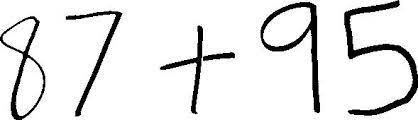
#> input picture Photo/testImage.jpg, 418 x 120 px
$ python -i character_detection.py   (imports and definitions only)   (older library calls are emulated)
#> lines starting #> are read from the running program, lines starting #| are printed output that depends on the picture; after the words box and inside, x2 and y2 are one past the last pixel; in counts of white or black regions, pixels touching at a corner belong together
import cv2
import numpy as np
from skimage.morphology import skeletonize
import matplotlib.pyplot as plt

IMG_SIZE = 100
LARGEST_NUMBER_OF_SYMBOLS = 20
SCALSIZE = 1


def read_img_and_convert_to_binary(filename):
#> called with filename = '../Photo/testImage.jpg'
    original_img = cv2.imread(filename)
#> original_img is the input picture: shape (120, 418, 3); min 0, max 255, mean 229
    original_img = cv2.resize(original_img,
                              (np.int(original_img.shape[1]/SCALSIZE), np.int(original_img.shape[0]/SCALSIZE)),
                              interpolation=cv2.INTER_AREA)
    blur = cv2.GaussianBlur(original_img, (5, 5), 0)
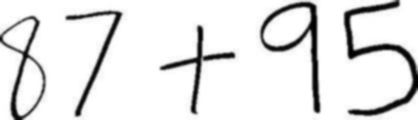
#> blur: shape (120, 418, 3); min 0, max 255, mean 229
    img_gray = cv2.cvtColor(blur, cv2.COLOR_BGR2GRAY)
    kernel = np.ones((3, 3), np.uint8)
    opening = cv2.morphologyEx(img_gray, cv2.MORPH_OPEN, kernel)

    kernel2 = np.ones((3, 3), np.uint8)
    opening = cv2.dilate(opening, kernel2, iterations=1)
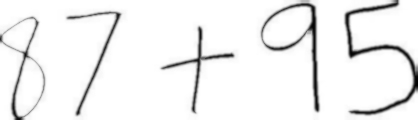
#> opening: shape (120, 418); min 2, max 255, mean 240.1
    # Otsu's thresholding after Gaussian filtering
    blur = cv2.GaussianBlur(opening, (13, 13), 0)
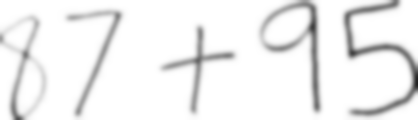
#> blur: shape (120, 418); min 32, max 255, mean 240.1
    ret, binary_img = cv2.threshold(blur, 0, 1, cv2.THRESH_BINARY_INV+cv2.THRESH_OTSU)
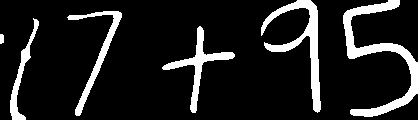
#> binary_img: shape (120, 418); values 0 (black) and 1 (white), 12.6% white; 6 white regions, box (x1, y1, x2, y2) and area: (343, 0, 418, 117) 2093, (261, 0, 321, 113) 1600, (162, 26, 235, 113) 1025, (67, 11, 122, 116) 908, (10, 18, 39, 120) 633, (0, 34, 4, 44) 37
#> ret = 207
    return original_img, binary_img


# [86 lines left out: functions extract_img, binary_img_segment, test_image_extraction, preprocess_image_for_network, not called in this run]


# test_image_extraction()

>>> result = read_img_and_convert_to_binary('../Photo/testImage.jpg')

$ run again, on Photo/model.png
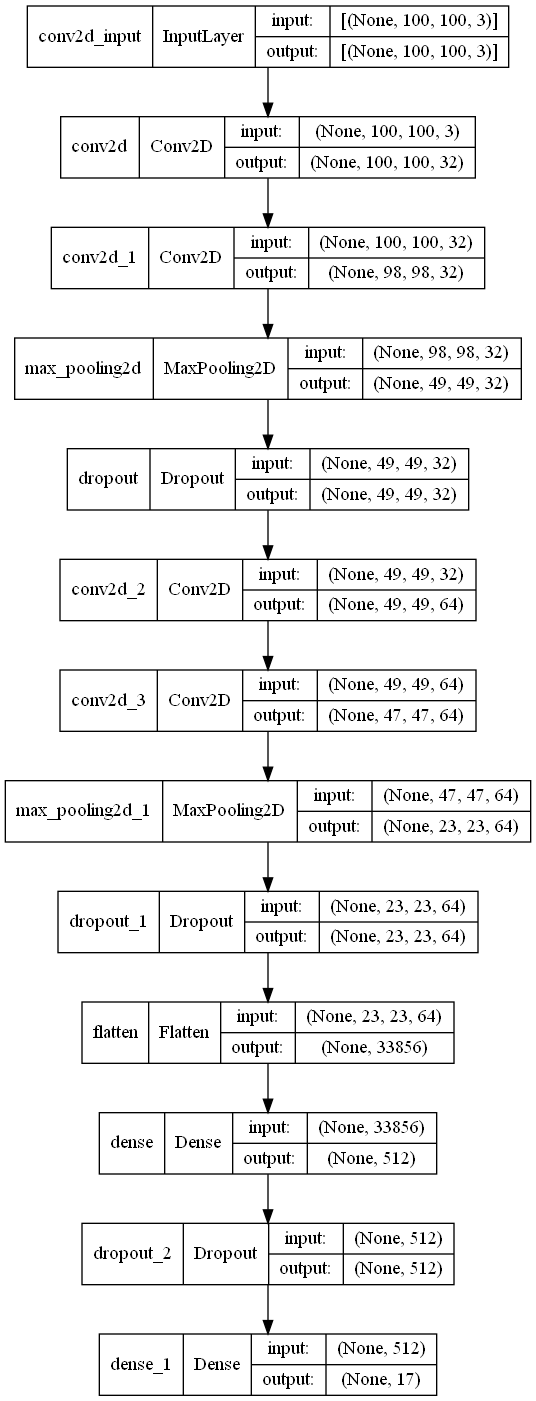
#> input picture Photo/model.png, 536 x 1401 px
#> in read_img_and_convert_to_binary, original_img is the input picture: shape (1401, 536, 3); min 0, max 255, mean 239.1
#> in read_img_and_convert_to_binary, `opening = cv2.dilate(opening, kernel2, iterations=1)`:
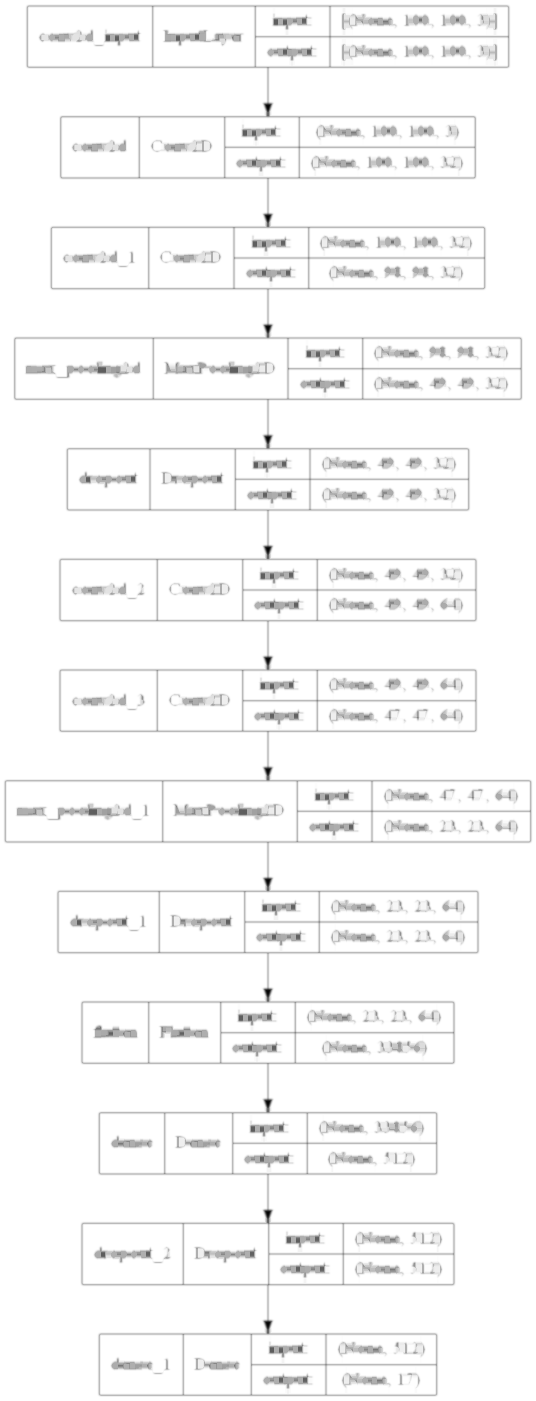
#> opening: shape (1401, 536); min 2, max 255, mean 247.4
#> in read_img_and_convert_to_binary, `ret, binary_img = cv2.threshold(blur, 0, 1, cv2.THRESH_BINARY_INV+cv2...`:
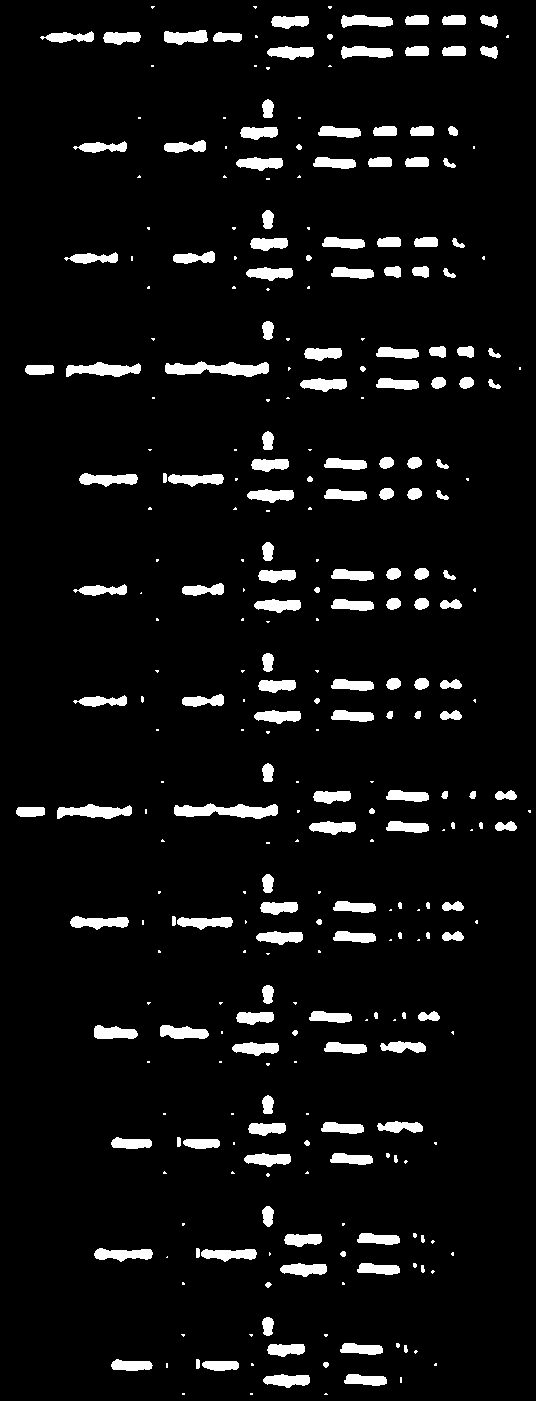
#> binary_img: shape (1401, 536); values 0 (black) and 1 (white), 6.2% white; 313 white regions (137 under 20 px), largest, box (x1, y1, x2, y2) and area: (165, 361, 269, 377) 1032, (174, 803, 278, 819) 1032, (57, 804, 132, 819) 719
#> ret = 225
